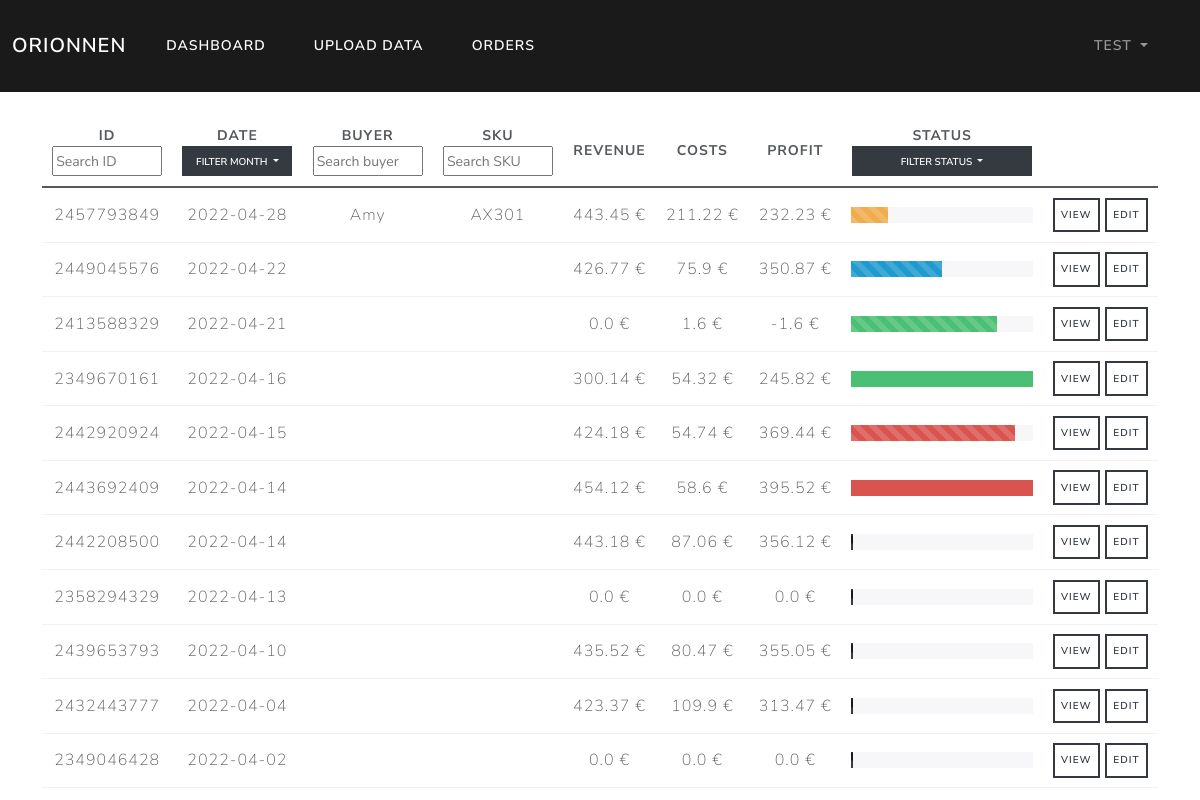
The page /orders/month_04 (signed in) on the database its author committed.
### orionnen/models.py (models this page shows, shortened)
class User(db.Model, UserMixin):
    id = db.Column(db.Integer, primary_key=True)
    username = db.Column(db.String(20), unique=True, nullable=False)
    email = db.Column(db.String(120), unique=True, nullable=False)
    password = db.Column(db.String(60), nullable=False)
    orders = db.relationship('Order', backref='author', lazy=True)

class Order(db.Model):
    id = db.Column(db.Integer, primary_key=True)
    user_id = db.Column(db.Integer, db.ForeignKey('user.id'), nullable=False)
    order_id = db.Column(db.Integer, unique=True, nullable=False)
    sku = db.Column(db.String(20), default='Not Specified')
    buyer = db.Column(db.String(20), default='Not Specified')
    date = db.Column(db.Date, nullable=False)
    note = db.Column(db.String(20), default='No Note')
    status = db.Column(db.String(20), default='Ordered')
    revenue = db.Column(db.Float, default=0)
    refund = db.Column(db.Float, default=0)
    net_revenue = db.Column(db.Float, default=0)
    proc_fee = db.Column(db.Float, default=0)
    cred_proc_fee = db.Column(db.Float, default=0)
    net_proc_fee = db.Column(db.Float, default=0)
    trans_trans_fee = db.Column(db.Float, default=0)
    cred_trans_trans_fee = db.Column(db.Float, default=0)
    ship_trans_fee = db.Column(db.Float, default=0)
    cred_ship_trans_fee = db.Column(db.Float, default=0)
    ad_fee = db.Column(db.Float, default=0)
    cred_ad_fee = db.Column(db.Float, default=0)
    net_ad_fee = db.Column(db.Float, default=0)
    vat_ad = db.Column(db.Float, default=0)
    cred_vat_ad = db.Column(db.Float, default=0)
    vat_proc_fee = db.Column(db.Float, default=0)
    cred_vat_proc_fee = db.Column(db.Float, default=0)
    vat_trans = db.Column(db.Float, default=0)
    cred_vat_trans = db.Column(db.Float, default=0)
    vat_ship_trans = db.Column(db.Float, default=0)
    cred_vat_ship_trans = db.Column(db.Float, default=0)
    tax = db.Column(db.Float, default=0)
    cred_tax = db.Column(db.Float, default=0)
    net_tax = db.Column(db.Float, default=0)
    trans_fee = db.Column(db.Float, default=0)
    cred_trans_fee = db.Column(db.Float, default=0)
    net_trans_fee = db.Column(db.Float, default=0)
    vat = db.Column(db.Float, default=0)
    cred_vat = db.Column(db.Float, default=0)
    net_vat = db.Column(db.Float, default=0)
    etsy_costs = db.Column(db.Float, default=0)
    prod_costs = db.Column(db.Float, default=0)
    ship_costs = db.Column(db.Float, default=0)
    undef_costs = db.Column(db.Float, default=0)
    other_costs = db.Column(db.Float, default=0)
    costs = db.Column(db.Float, default=0)
    profit = db.Column(db.Float, default=0)

### orionnen/routes.py (the view)
@app.route('/orders/month_<month>', methods=['GET', 'POST'])
@login_required
def show_filtered_orders(month):
    orders = db.session.query(Order).filter(Order.date.between(f'2022-{month}-01', f'2022-{month}-31')).filter_by(author=current_user).order_by(Order.date.desc())
    return render_template("orders.html", orders=orders, month=month)

### orionnen/models.py (called while the page is built)
@login_manager.user_loader
def load_user(user_id):
    return User.query.get(int(user_id))

### orionnen/templates/orders.html (shortened to what this page needs)
{% extends "base.html" %}
{% block content %}
    <table id="Orders" class="table table-hover">
        <tr class="header">
          <th>
              ID<br>
              <input type="text" id="ID" onkeyup="filter_ID()" placeholder="Search ID" style="width: 110px; height: 30px;">
          </th>
          <th>
              Date<br>
              <div class="dropdown">
                    <button class="btn btn-dark btn-sm dropdown-toggle" type="button" id="dropdownMenuButton1" data-bs-toggle="dropdown" aria-expanded="false" style="width: 110px; height: 30px;">
                        Filter month
                    </button>
              </div>
          </th>
          <th>
              Buyer<br>
              <input type="text" id="Buyer" onkeyup="filter_buyer()" placeholder="Search buyer" style="width: 110px; height: 30px;">
          </th>
          <th>
              SKU<br>
              <input type="text" id="SKU" onkeyup="filter_SKU()" placeholder="Search SKU" style="width: 110px; height: 30px;">
          </th>
          <th>Revenue</th>
          <th>Costs</th>
          <th>Profit</th>
          <th>
              Status
              <div class="dropdown">
                    <button class="btn btn-dark btn-sm dropdown-toggle" style="width: 180px; height: 30px;";" type="button" id="dropdownMenuButton1" data-bs-toggle="dropdown" aria-expanded="false">
                        Filter status
                    </button>
                </div>
          </th>
          <th></th>
        </tr>
      <tbody>
        {% for order in orders %}
            <tr>
                <td style="text-align:center; vertical-align:middle">{{ order.order_id }}</td>
                <td style="text-align:center; vertical-align:middle">{{ order.date }}</td>
                <td style="text-align:center; vertical-align:middle">{{ order.buyer }}</td>
                <td style="text-align:center; vertical-align:middle">{{ order.sku }}</td>
                <td style="text-align:center; vertical-align:middle">{{ order.net_revenue }} €</td>
                <td style="text-align:center; vertical-align:middle">{{ order.costs }} €</td>
                <td style="text-align:center; vertical-align:middle">{{ order.profit }} €</td>
                <td style="text-align:center; vertical-align:middle">
                    <div class="progress">
                      {% if order.status == 'Under production' %}
                        <div class="progress-bar progress-bar-striped progress-bar-animated bg-warning" role="progressbar" aria-valuenow="20" aria-valuemin="0" aria-valuemax="100" style="width: 20%;"></div>
                      {% endif %}
                      {% if order.status == 'Shipped to warehouse' %}
                        <div class="progress-bar progress-bar-striped progress-bar-animated bg-info" role="progressbar" aria-valuenow="40" aria-valuemin="0" aria-valuemax="100" style="width: 50%;"></div>
                      {% endif %}
                      {% if order.status == 'Shipped to buyer' %}
                        <div class="progress-bar progress-bar-striped progress-bar-animated bg-success" role="progressbar" aria-valuenow="80" aria-valuemin="0" aria-valuemax="100" style="width: 80%;"></div>
                      {% endif %}
                      {% if order.status == 'Delivered' %}
                        <div class="progress-bar bg-success" role="progressbar" aria-valuenow="100" aria-valuemin="0" aria-valuemax="100" style="width: 100%;"></div>
                      {% endif %}
                      {% if order.status == 'Waiting for return' %}
                        <div class="progress-bar progress-bar-striped progress-bar-animated bg-danger" role="progressbar" aria-valuenow="80" aria-valuemin="0" aria-valuemax="100" style="width: 90%;"></div>
                      {% endif %}
                      {% if order.status == 'Canceled' %}
                        <div class="progress-bar bg-danger" role="progressbar" aria-valuenow="100" aria-valuemin="0" aria-valuemax="100" style="width: 100%;"></div>
                      {% endif %}
                    </div>
                </td>
                <td align="center"><a class="btn btn-outline-dark btn-sm" href="{{ url_for('view_order', order_id=order.order_id) }}">View</a> <a class="btn btn-outline-dark btn-sm" href="{{ url_for('edit_order', order_id=order.order_id) }}">Edit</a></td>
            </tr>
        {% endfor %}
      </tbody>
    </table>
{% endblock %}

### orionnen/templates/navbar.html (shortened to what this page needs)
      <nav class="navbar navbar-expand-lg navbar-dark bg-primary">
        <div class="container-fluid">
          <a class="navbar-brand" href="/">Orionnen</a>
          <div class="collapse navbar-collapse" id="navbarColor01">
            <div class="navbar-nav mr-auto">
              {% if current_user.is_authenticated %}
              <a class="nav-item nav-link active" href="{{ url_for('dashboard') }}">Dashboard</a>
              <a class="nav-item nav-link active" href="{{ url_for('upload') }}">Upload data</a>
              <a class="nav-item nav-link active" href="{{ url_for('show_orders') }}">Orders</a>
              {% else %}
              <a class="nav-item nav-link active" href="{{ url_for('login') }}">Login</a>
              <a class="nav-item nav-link active" href="{{ url_for('register') }}">Register</a>
              {% endif %}
            </div>
          </div>
          <div class="navbar-nav mr-auto">
            {% if current_user.is_authenticated %}
            <li class="nav-item dropdown">
              <a class="nav-link dropdown-toggle" data-bs-toggle="dropdown" href="#" role="button" aria-haspopup="true" aria-expanded="false">
                {{ current_user.username }}
              </a>
            </li>
            {% endif %}
          </div>
        </div>
      </nav>

### rows shown on the page
User: username "TEST"
Order: order_id "2457793849", date "2022-04-28", buyer "Amy", sku "AX301", net_revenue "443.45", costs "211.22", profit "232.23", status "Under production" (drawn)
Order: order_id "2449045576", date "2022-04-22", net_revenue "426.77", costs "75.9", profit "350.87"
Order: order_id "2413588329", date "2022-04-21", net_revenue "0.0", costs "1.6", profit "-1.6", status "Shipped to buyer" (drawn)
Order: order_id "2349670161", date "2022-04-16", net_revenue "300.14", costs "54.32", profit "245.82", status "Delivered" (drawn)
Order: order_id "2442920924", date "2022-04-15", net_revenue "424.18", costs "54.74", profit "369.44"
Order: order_id "2443692409", date "2022-04-14", net_revenue "454.12", costs "58.6", profit "395.52", status "Canceled" (drawn)
Order: order_id "2442208500", date "2022-04-14", net_revenue "443.18", costs "87.06", profit "356.12"
Order: order_id "2358294329", date "2022-04-13", net_revenue "0.0", costs "0.0", profit "0.0"
Order: order_id "2439653793", date "2022-04-10", net_revenue "435.52", costs "80.47", profit "355.05"
Order: order_id "2432443777", date "2022-04-04", net_revenue "423.37", costs "109.9", profit "313.47"
Order: order_id "2349046428", date "2022-04-02", net_revenue "0.0", costs "0.0", profit "0.0"
